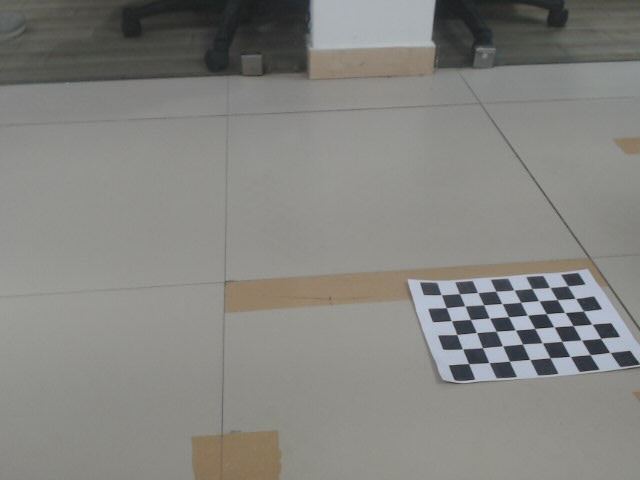
//> input picture Deva/backup/raw_photos/left.jpg, 640 x 480 px
$ ./static_transform_matrix ../Deva/backup/raw_photos/left.jpg   (built with g++ and OpenCV 4)
//> lines starting //> are read from the running program, lines starting //| are printed output that depends on the picture
/**
    find perpespective transform matrix, from given points.
    ALSO, save the matrix to /tmp/transform-matrix.yml file
 */
#include <opencv4/opencv2/opencv.hpp>
#include <opencv4/opencv2/core.hpp>
#include <iostream>
#include <fstream>


int main (int argc, char* argv[]) {

    cv::Mat img = cv::imread (argv[1], cv::IMREAD_GRAYSCALE);
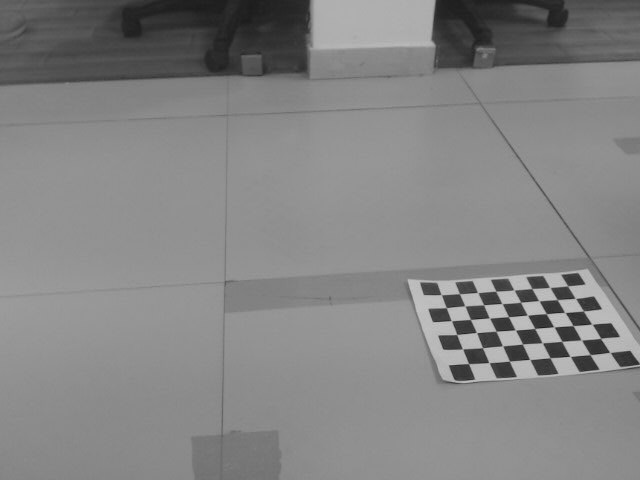
//> img: 480 rows x 640 cols, CV_8UC1; min 27, max 201, mean 132.1

    cv::resize(img, img, cv::Size(640, 480));

    int img_h = img.rows, img_w = img.cols;
//> img_h = 480; img_w = 640

    // [9 lines of commented-out code are left out]

    std::vector <cv::Point2f> src_points = {cv::Point2f (236, 390), cv::Point2f (304, 390),
                                            cv::Point2f ( 298, 440), cv::Point2f (220, 441)};


    std::vector <cv::Point2f> dst_points = {cv::Point2f (232, 373), cv::Point2f (300, 373),
                                            cv::Point2f (298, 441), cv::Point2f (230, 441)};

    cv::Mat M = cv::getPerspectiveTransform (src_points, dst_points);

    cv::Mat result;

    cv::warpPerspective (img, result, M, cv::Size(720, 720));
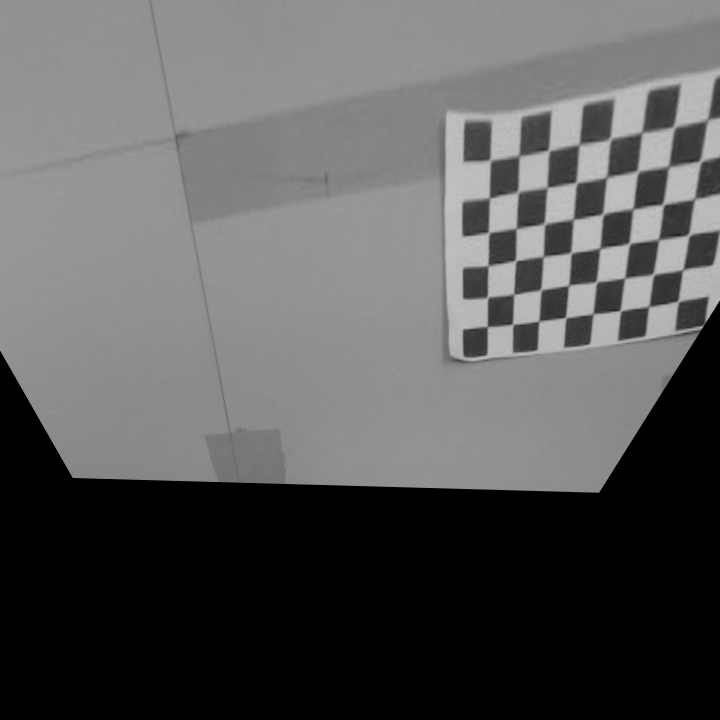
//> result: 720 rows x 720 cols, CV_8UC1; min 0, max 198, mean 89.9

    cv::imshow("original", img);
    cv::imshow("result", result);
    cv::waitKey(0);


    // writing the Matrix M in /tmp/transform_matrix.yml
    cv::FileStorage fs ("/tmp/transform_matrix.yml", cv::FileStorage::WRITE);
    if (!fs.isOpened()) {
        std::cout << "enable to write to file :: facing problem " << std::endl;
    }
    fs << "mat" << M;
    fs.release();

    return 0;
}
